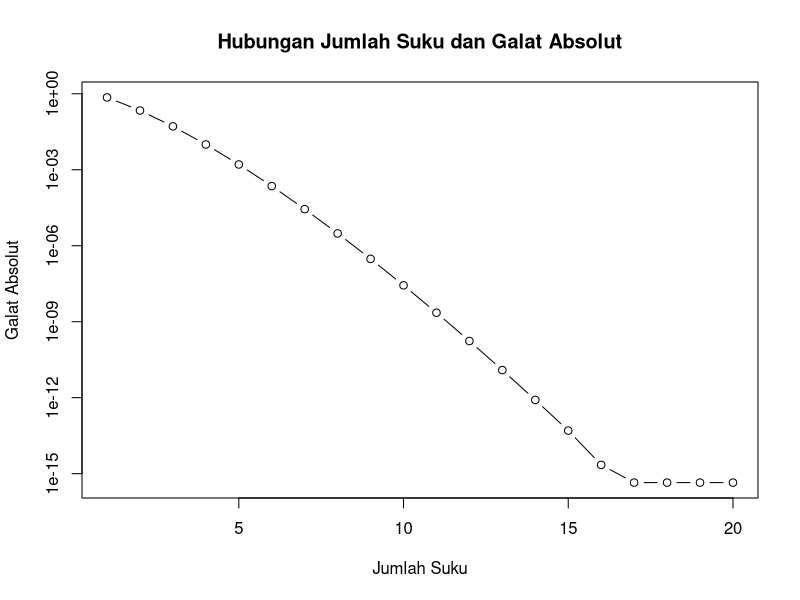

Write the R code that produced this figure.
maclaurin <- function(x, max_iter) {
  
  hasil <- 1
  suku <- 1
  
  jumlah_suku <- 1:max_iter
  galat_absolut <- numeric(max_iter)
  
  for (i in 1:max_iter) {
    
    suku <- suku * x / i
    hasil <- hasil + suku
    
    galat_absolut[i] <- abs(exp(x) - hasil)
  }
  
  plot(jumlah_suku, galat_absolut,
       type = "b",
       log = "y",
       xlab = "Jumlah Suku",
       ylab = "Galat Absolut",
       main = "Hubungan Jumlah Suku dan Galat Absolut")
  
  return(data.frame(jumlah_suku, galat_absolut))
}

maclaurin(1, 20)
